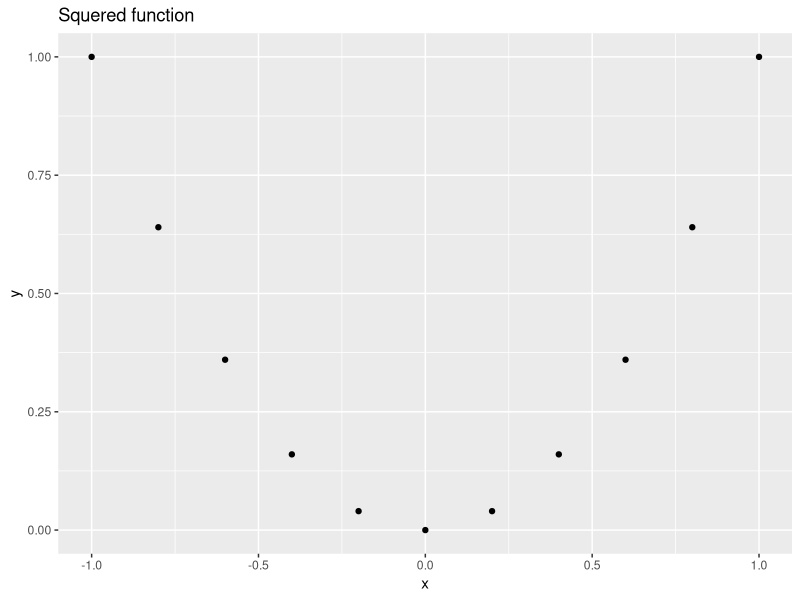
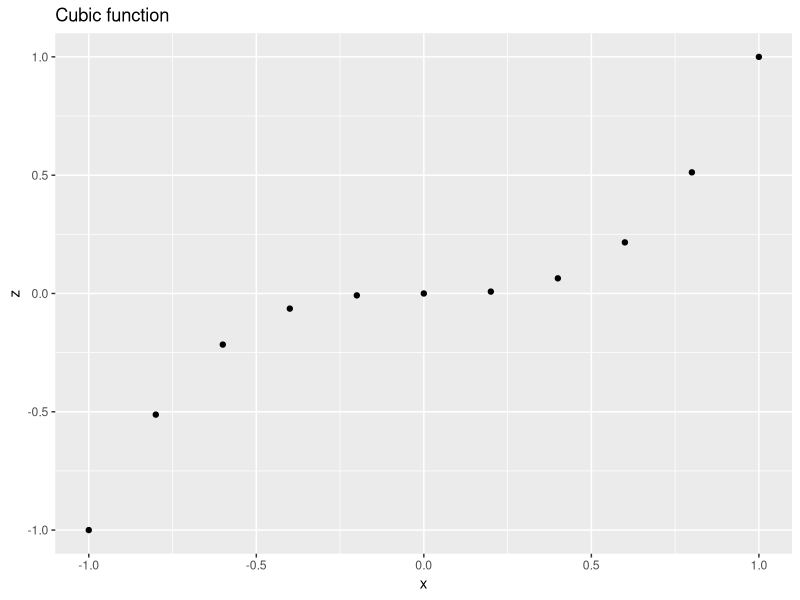
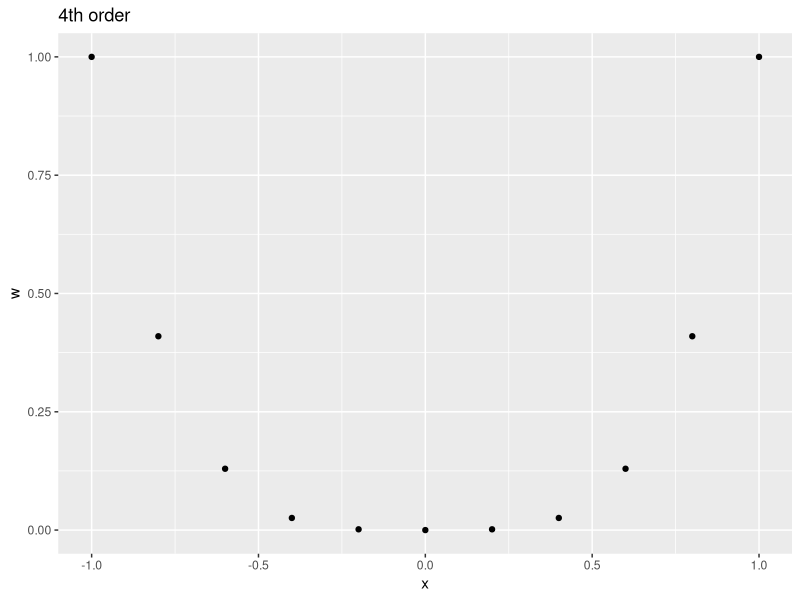
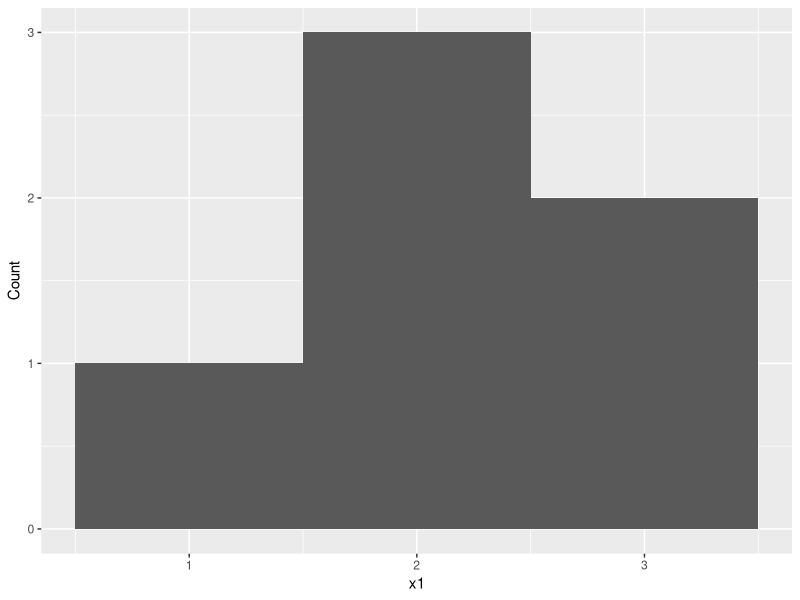
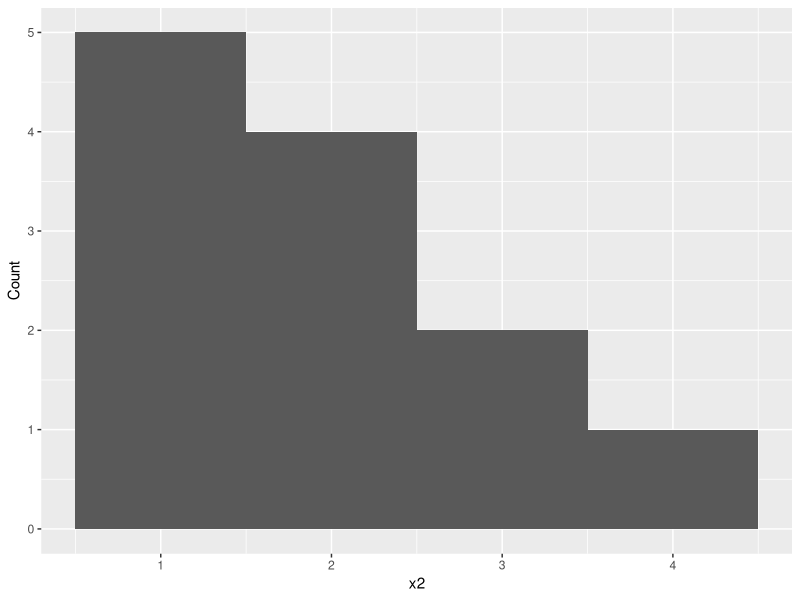
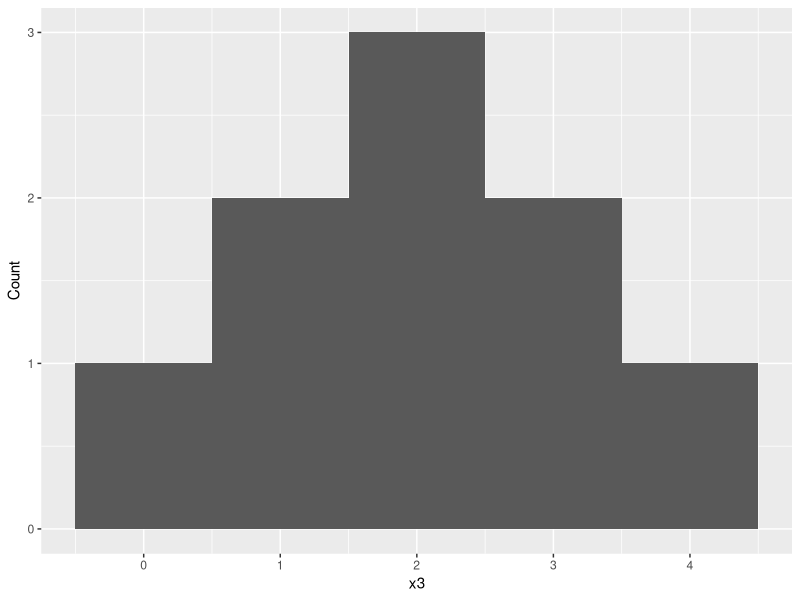
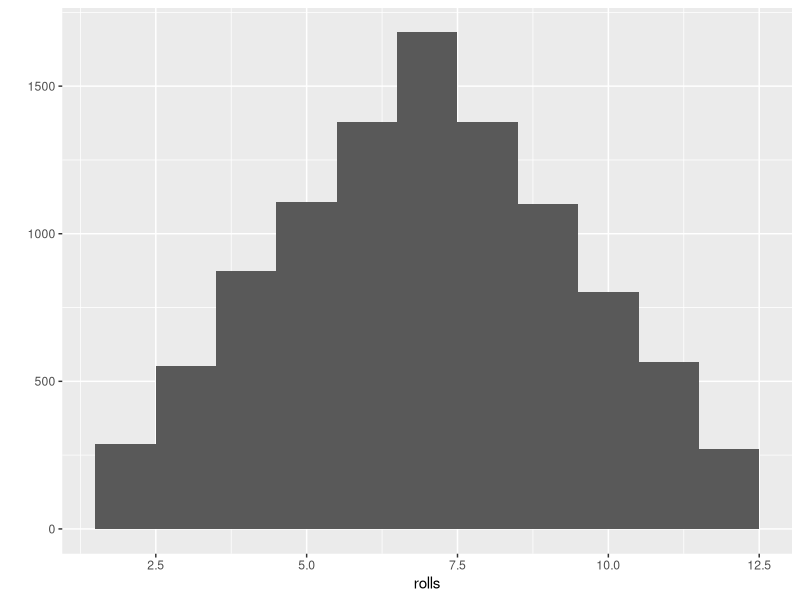
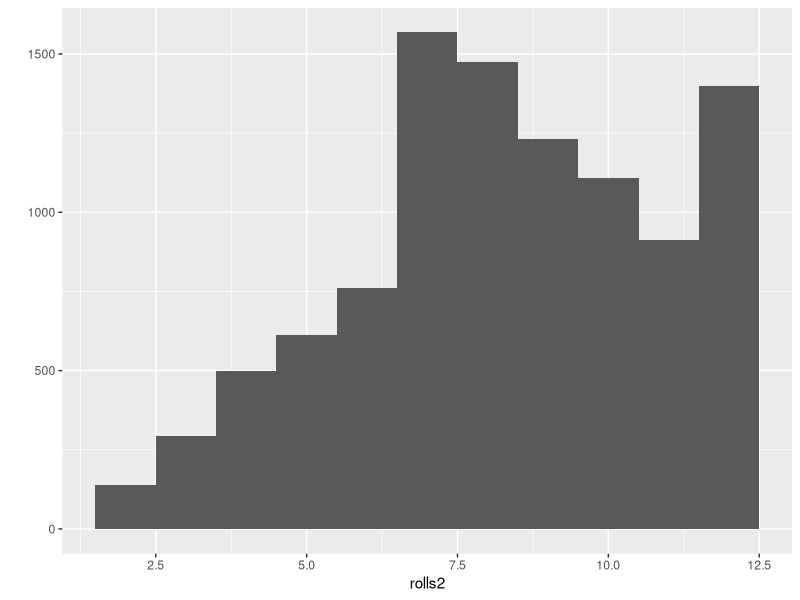

Here is the R script that generated these plots, in order:
#command - Codes that one types as it commands your computer to do something for you
#command line - The line that you type the code into
100:300
seq(100:200)
a <- 122
b <- a+2
c <- b*3
d <- c-6
e <- d/3
e
#R object - name that one can use to call stored data
die <- 1:6
die
ls() #checks on allready used variable names
die * die #Elementwise multiplication
die %*% die #inner matrix multiplication(R*C)
die %o% die #Outer matrix multiplication
MatA <- matrix(nrow = 2,ncol = 2)
MatA
MatA[,1] <- c(1,2)
MatA[,2] <- c(3,4)
MatA
t(MatA)
det(MatA)
solve(MatA)
MatA %*% solve(MatA)
sample(1:6,2)
args(round)
round(3.142)
round(3.142,1)
round(3.142,2)
round(3.142,4)
sample(die,2) #Sampling without replacement
sample(die,2,replace=TRUE) #sampling with replacement
args(sample)
dice <- sample(die,2,replace = TRUE)
sum(dice)
roll <- function(bones=1:6){
  dice <- sample(bones,2,replace = TRUE)
  sum(dice)
}
roll(bones = 1:10)
roll()
#install.packages("package name")
library(ggplot2)
qplot
x = c(-1, -0.8, -0.6, -0.4, -0.2, 0, 0.2, 0.4, 0.6, 0.8, 1)
y = x^2
z <- x^3
w <- x^4
args(qplot)
qplot(x,y,main = "Squered function")
qplot(x,z,main = "Cubic function")
qplot(x,w,main = "4th order")
x1 <- c(1,2,2,2,3,3)
qplot(x1,binwidth=1,ylab = "Count")
x2 <- c(1, 1, 1, 1, 1, 2, 2, 2, 2, 3, 3, 4)
qplot(x2,binwidth=1,ylab = "Count")
x3 <- c(0, 1, 1, 2, 2, 2, 3, 3, 4)
qplot(x3,binwidth=1,ylab = "Count")
replicate(10,roll())
rolls <- replicate(10000,roll())
qplot(rolls,binwidth=1)
roll2 <- function(bones=1:6){
  dice <- sample(bones,2,replace = TRUE,prob = c(0.125,0.125,0.125,0.125,0.125,0.375))
  sum(dice)
} 
rolls2 <-replicate(10000,roll2())
qplot(rolls2,binwidth=1)


